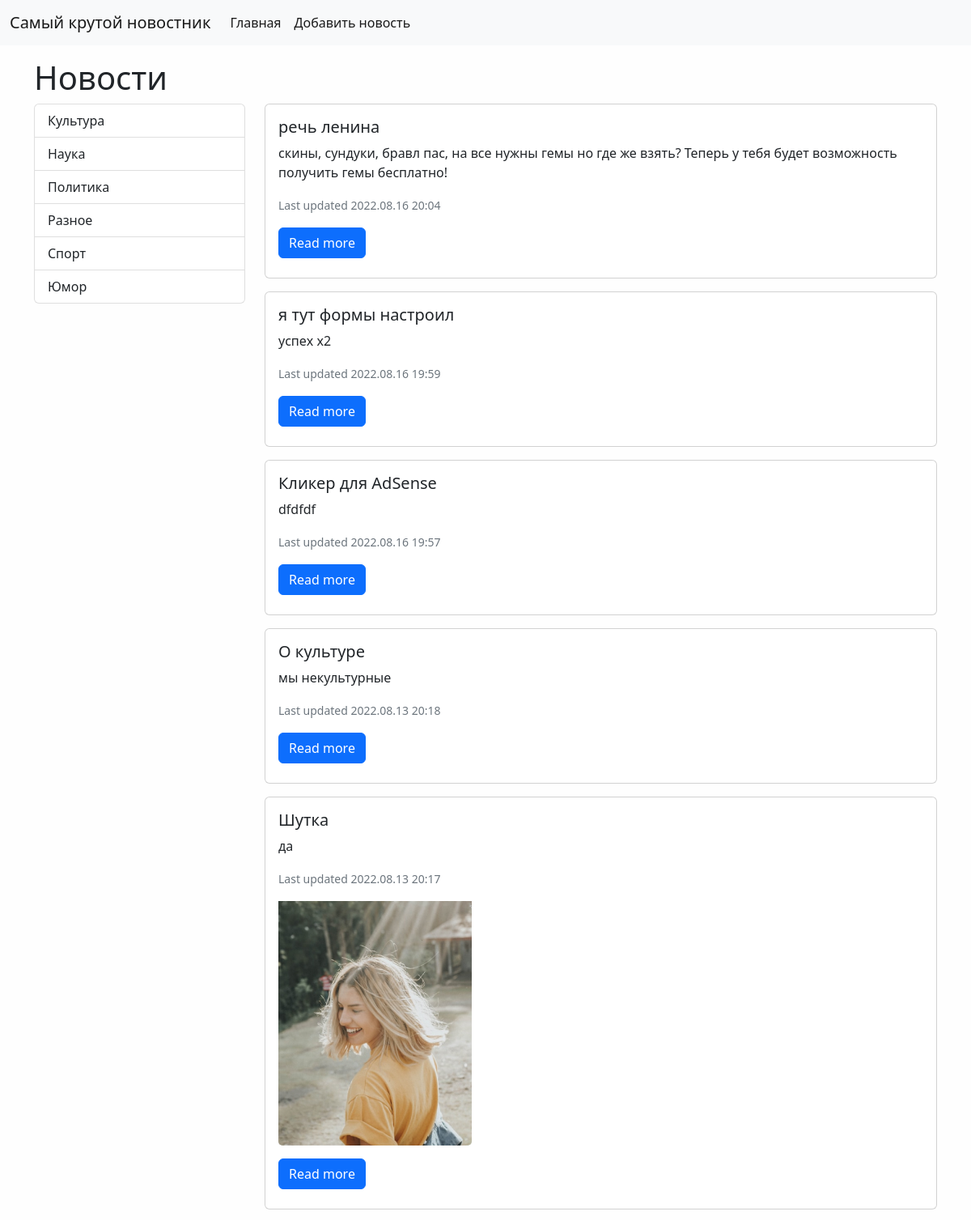
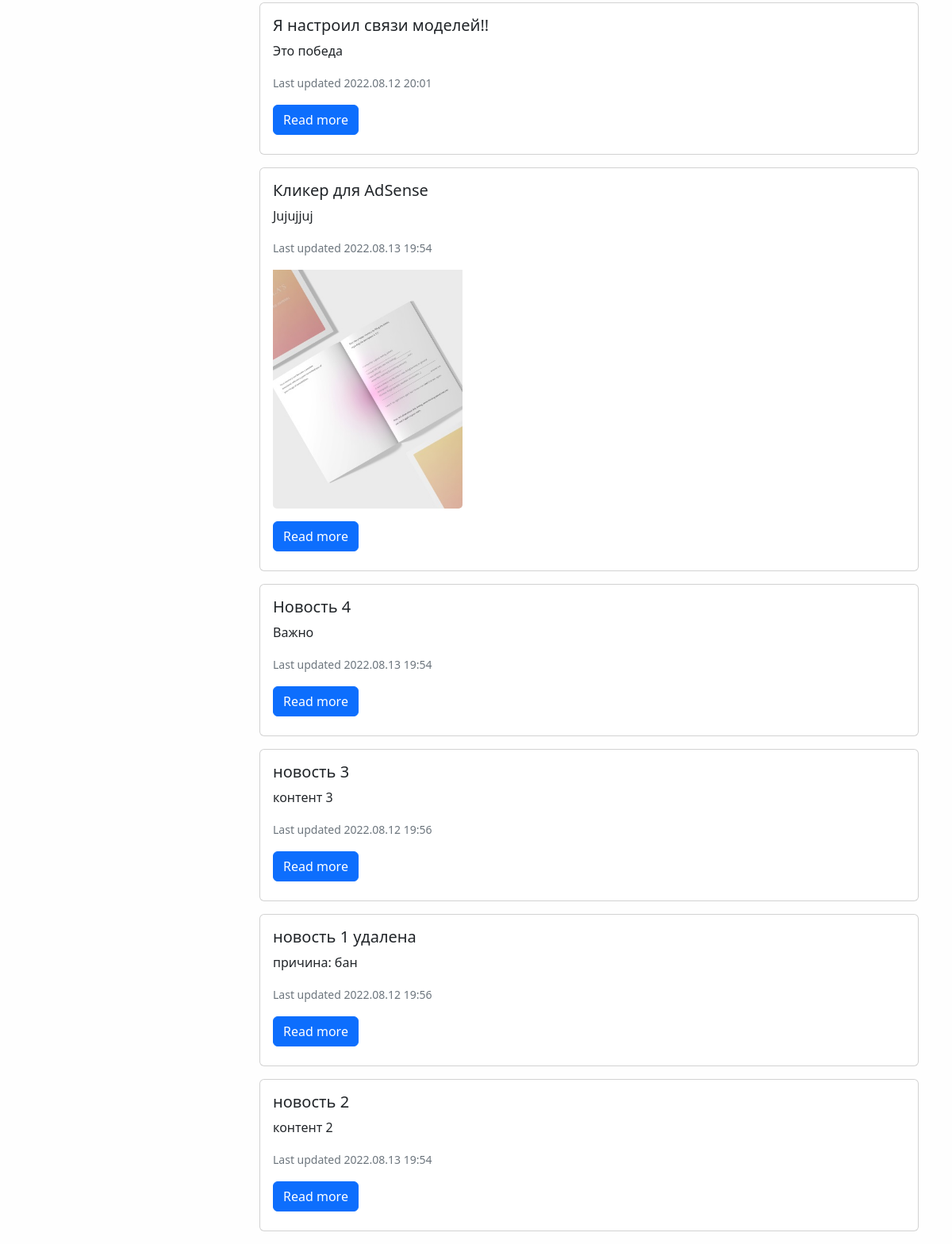
The app's page /, older data (2 pictures, top to bottom).
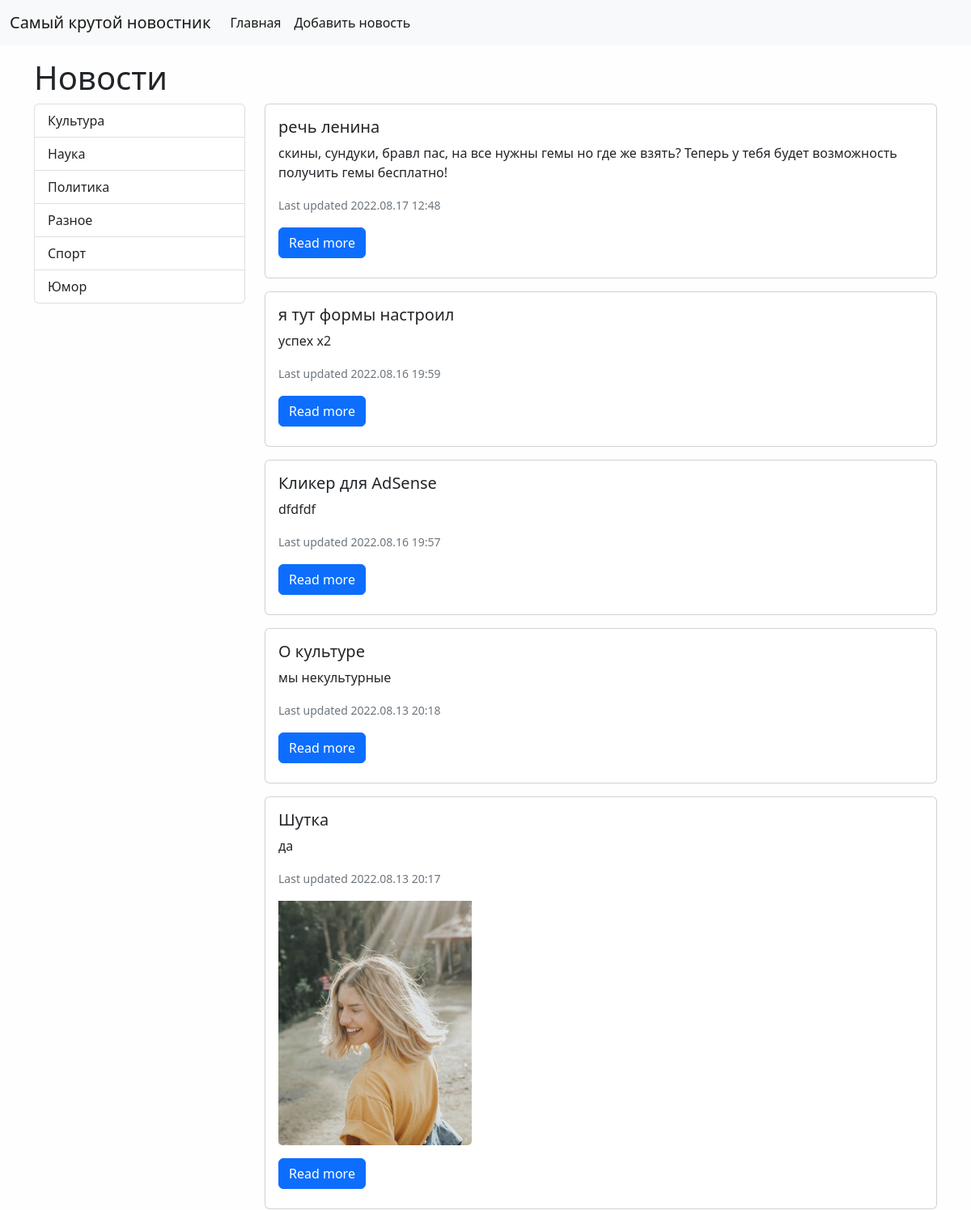
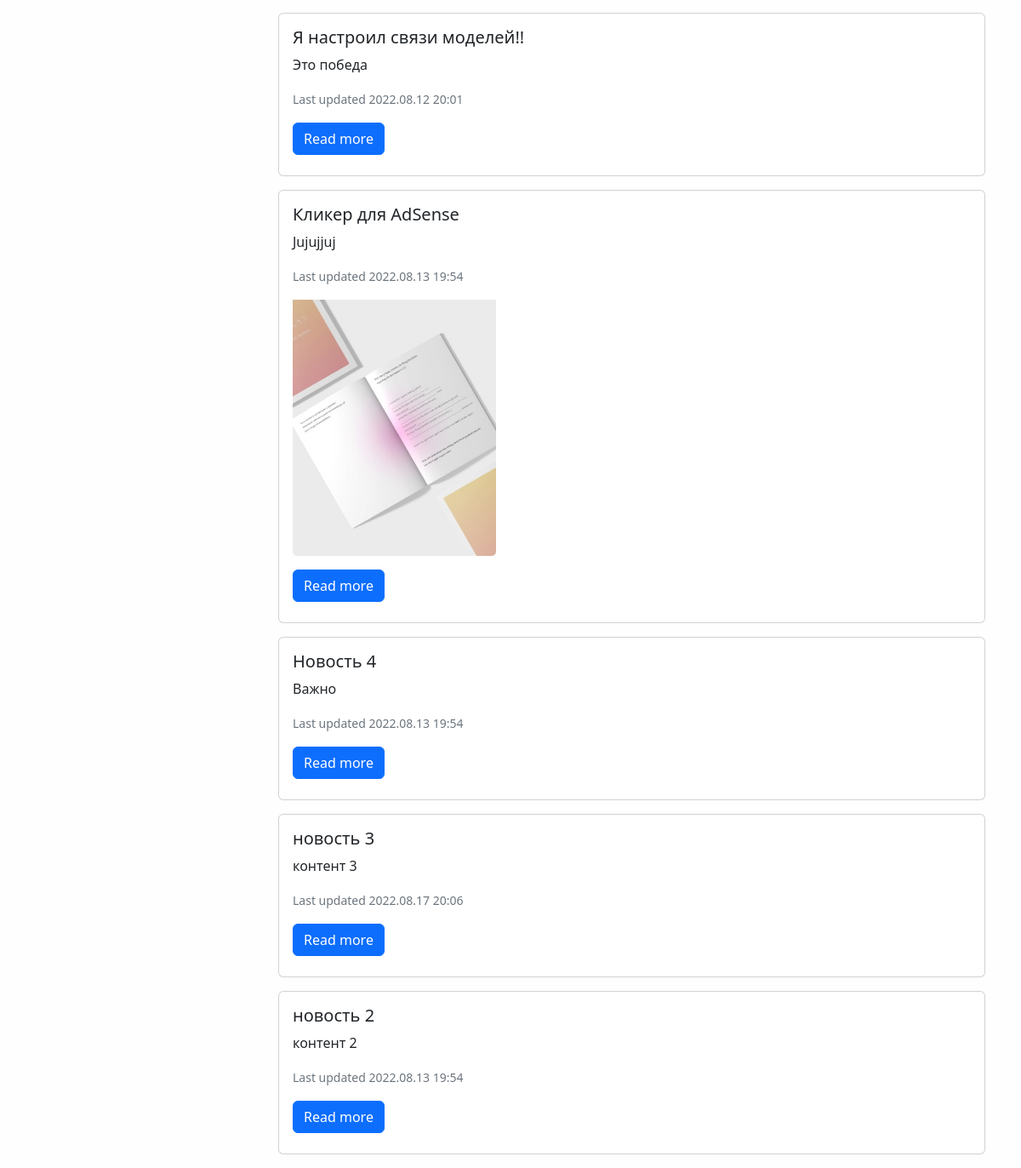
The same page, newer data (2 pictures, top to bottom).
### news/models.py (models this page shows, shortened)
class Category(models.Model):
    title = models.CharField(max_length=150, verbose_name='Имя категории', db_index=True)
    class Meta:
        verbose_name = 'Категория'
        verbose_name_plural = 'Категории'
        ordering = ['title']
    def get_absolute_url(self):
        return reverse(viewname='category', kwargs={'category_id': self.pk})

class News(models.Model):
    title = models.CharField(max_length=150, db_index=True, verbose_name='Название')
    content = models.TextField(blank=True, verbose_name='Контент')
    created_at = models.DateTimeField(auto_now_add=True, verbose_name='Дата публикации')
    updated_at = models.DateTimeField(auto_now=True, verbose_name='Дата обновления')
    image = models.ImageField(upload_to='photos/%Y/%m/%d/', blank=True, verbose_name='Фото')
    is_published = models.BooleanField(default=True, verbose_name='Опубликовано')
    category = models.ForeignKey('Category', on_delete=models.PROTECT, verbose_name='Категория')
    def get_absolute_url(self):
        return reverse('view_news', kwargs={'pk': self.pk})
    class Meta:
        verbose_name = 'Новость'
        verbose_name_plural = 'Новости'
        ordering = ['-created_at']

### news/views.py (the view)
# urls.py: path('', HomeNews.as_view(), name='home'),
class HomeNews(ListView):
    model = News
    template_name = 'news/index.html'
    context_object_name = 'news'
    extra_context = {'title': 'Главная страница'}
    allow_empty = False
    def get_context_data(self, *, object_list=None, **kwargs):
        context = super().get_context_data(**kwargs)
        context['news'] = News.objects.exclude(is_published=0)
        return context

### news/templatetags/news_tags.py (called while the page is built)
@register.inclusion_tag('news/list_categories.html')
def show_categories():
    categories = Category.objects.all()
    return {"categories": categories}

### news/templates/news/index.html
{% extends 'base.html' %}
{% block content %}
    {% for item in news %}
        <div class="card mb-3">
            <div class="card-body">
                <div class="media">
                    <div class="media-body mb-2">
                        <h5 class="card-title">{{ item.title }}</h5>
                        <p class="card-text">{{ item.content }}</p>
                        <p class="card-text"><small class="text-muted">Last updated {{ item.updated_at|date:"Y.m.d H:i"}}</small></p>
                        {% if item.image %}
                            <img src={{ item.image.url }} class="card-img-bottom mb-3" alt="..." style="max-width: 30%"><br>
                        {% endif %}
                        <a href="{{ item.get_absolute_url }}" class="btn btn-primary">Read more</a>
                    </div>
                </div>
            </div>
        </div>
    {% endfor %}
{% endblock %}

### templates/base.html (shortened to what this page needs)
{% load static %}
<!doctype html>
<html lang="en">
<head>
    <link href="{% static 'bootstrap/css/bootstrap.min.css' %}" rel="stylesheet">
    <link href="{% static 'css/style.css' %}" rel="stylesheet">
</head>
<body>
{% include 'inc/_nav.html' %}
<div class="container mt-3">
    <div class="row">
        {% block sidebar_title %}
            <h1>Новости</h1>
        {% endblock %}
        <div class="col-md-3 mb-3">
        {% block sidebar %}
            {% include 'inc/_sidebar.html' %}
        {% endblock %}
        </div>
        <div class="col-md-9">
        {% block content %}{% endblock %}
        </div>
    </div>
</div>
</body>
</html>

### templates/inc/_nav.html (shortened to what this page needs)
<nav class="navbar navbar-expand-lg bg-light">
    <div class="container-fluid">
        <a class="navbar-brand" href="{% url 'home' %}">Самый крутой новостник</a>
        <div class="collapse navbar-collapse" id="navbarSupportedContent">
            <ul class="navbar-nav me-auto mb-2 mb-lg-0">
                <li class="nav-item">
                    <a class="nav-link active" aria-current="page" href="{% url 'home' %}">Главная</a>
                </li>
                <li class="nav-item">
                    <a class="nav-link active" aria-current="page" href="{% url 'add_news' %}">Добавить новость</a>
                </li>
            </ul>
        </div>
    </div>
</nav>

### templates/inc/_sidebar.html
{% load news_tags %}
{% show_categories %}

### news/templates/news/list_categories.html
<div class="list-group">
    {% for item in categories %}
    <a href="{{ item.get_absolute_url }}" class="list-group-item list-group-item-action"
       aria-current="true">
        {{ item.title }}
    </a>
    {% endfor %}
</div>

### mysite1/static/css/style.css (style rules this page uses)
body { background-color: #fefefe; }

Row changes from the older to the newer data that the page shows:
no longer on this page (row edited): News: title "новость 1 удалена", content "причина: бан", updated_at "2022.08.12 19:56"
changed News "речь ленина": updated_at "2022.08.16 20:04" → "2022.08.17 12:48"
changed News "новость 3": updated_at "2022.08.12 19:56" → "2022.08.17 20:06"
